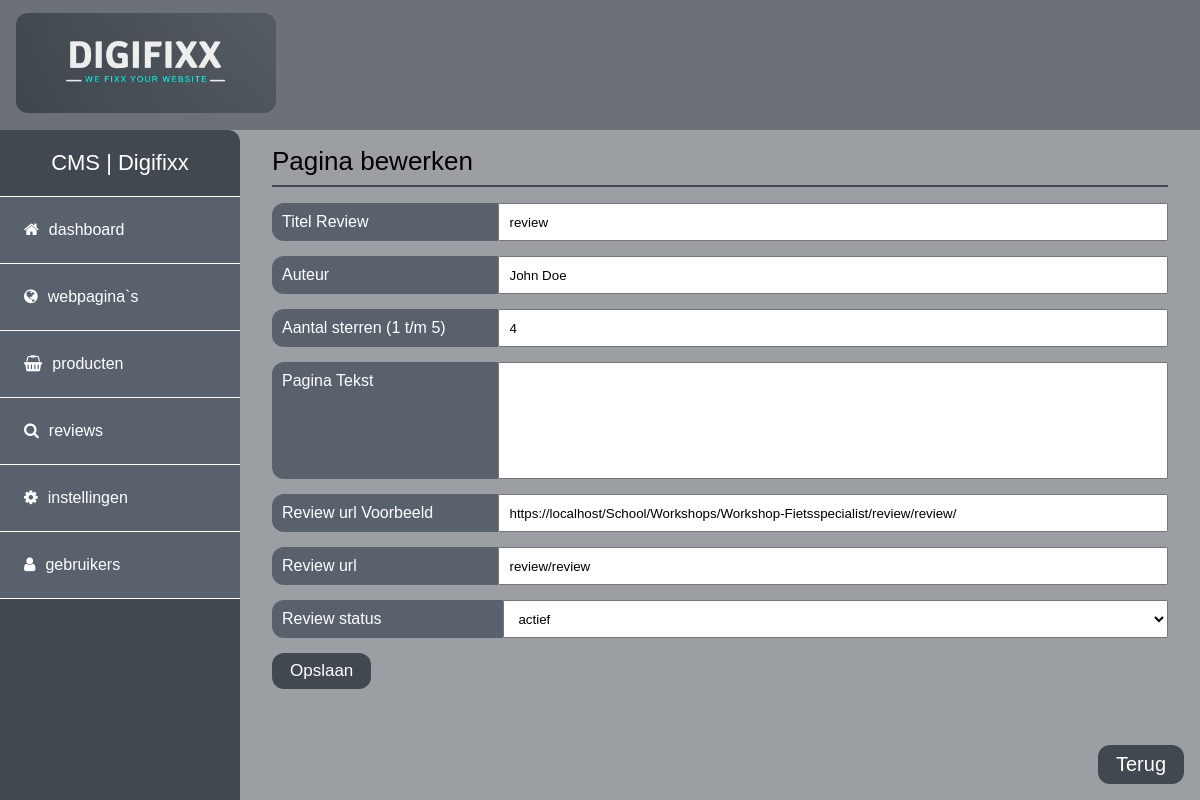
/cms/maincms.php?page=review_bewerken&id=4 (signed in), run on an earlier commit of the app's database.
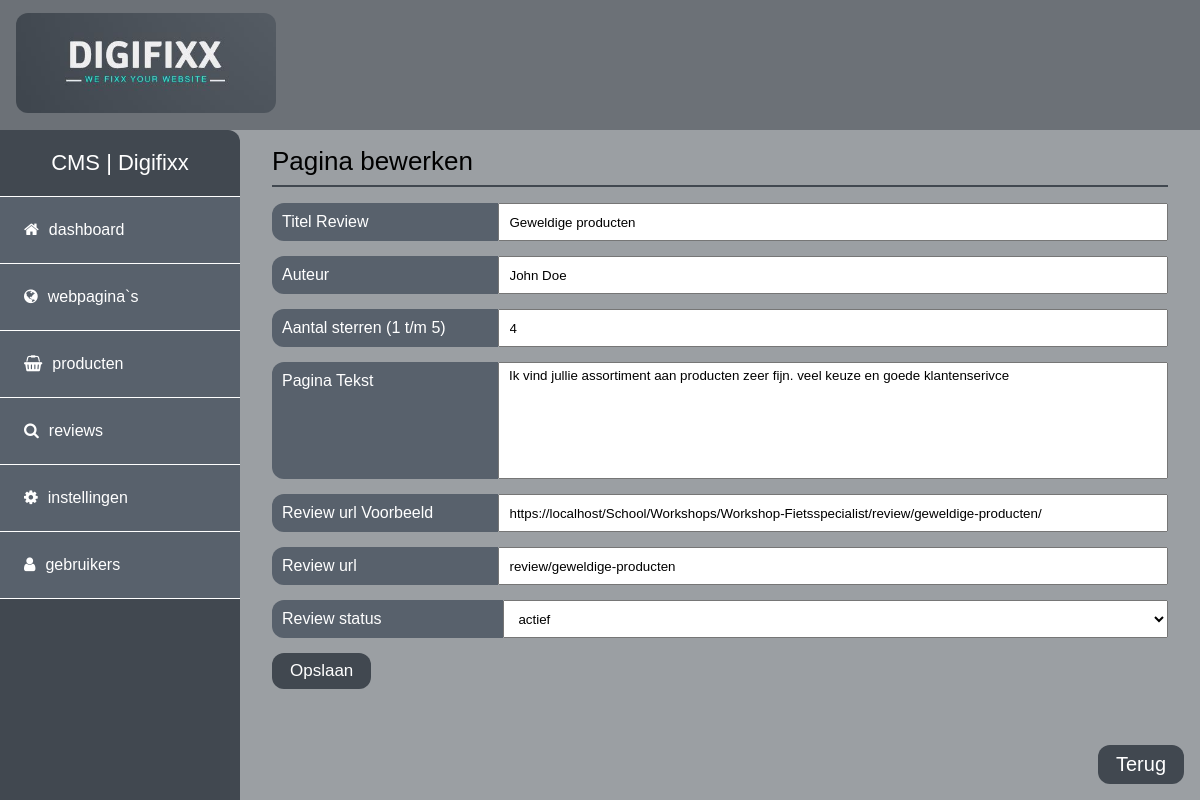
And on a later commit of the database.
### tables this page shows
CREATE TABLE `digifixx_reviews` (
  `id` int(11) NOT NULL,
  `titel` varchar(200) NOT NULL,
  `tekst` longtext NOT NULL,
  `auteur` varchar(200) NOT NULL,
  `aantal_sterren` int(11) DEFAULT NULL,
  `paginaurl` varchar(200) NOT NULL,
  `status` varchar(200) NOT NULL DEFAULT 'niet actief'
);

CREATE TABLE `digifixx_settings` (
  `id` int(11) NOT NULL,
  `weburl` text NOT NULL,
  `naamwebsite` varchar(100) NOT NULL
);

### cms/login/config.php (called while the page is built, shortened)
<?php
$mysqli = new mysqli(HOST, USER, PASSWORD, DATABASE);
$instellingen = $mysqli->query("SELECT * FROM digifixx_settings WHERE id = '1'") or die($mysqli->error.__LINE__);
$rowinstellingen = $instellingen->fetch_assoc();
if ($rowinstellingen['weburl'] <> "") { $url = $rowinstellingen['weburl']; }
else { $url = (isset($_SERVER['HTTPS']) ? "https" : "http") . "://$_SERVER[HTTP_HOST]"."/~".$ftpuser; }
?>

### cms/maincms.php (the view, shortened to what this page needs)
<?php
include 'login/config.php';
$urlCMS = $url."cms";
if(!isset($_GET['uitloggen'])){
?>
<!DOCTYPE html>
<html lang="en">
<head>
    <link rel="stylesheet" href="<?=$urlCMS;?>/css/cmsStyle.css">
    <link rel="stylesheet" href="<?=$urlCMS;?>/font-awesome/css/font-awesome.min.css">
</head>
<body>
    <header><?php include ('php/menu.php'); ?></header>
    <main>
        <aside><?php include ('php/hoofdmenu.php'); ?></aside>
        <article>
        <?php  if (!isset($_GET['page'])) {
            include('php/dashboard.php');
        } else if(str_contains($_GET['page'], '?')){
            $pageIndicator = explode("?", $_GET['page']);
            include('php/'.$pageIndicator[0].'.php?'.$pageIndicator[1]);
        } else if(str_contains($_GET['page'], '?') && str_contains($_GET['page'], '&')){
            $pageIndicator2 = explode("?", $_GET['page']);
            $pageIndicator3 = explode("&", $_GET['page']);
            include('php/'.$pageIndicator2[0].'.php?'.$pageIndicator2[1].''.$pageIndicator3[0].''.$pageIndicator3[1]);
        } else {
            include('php/'.$_GET['page'].'.php');
        } ?>
        <span class="TerugBtn" onclick="history.back();">Terug</span>
        </article>
    </main>
</body>
</html>
<?php } else {
    header ($urlCMS.'/index.php');
} ?>

### cms/php/review_bewerken.php (shortened to what this page needs)
<?php
$sqlReviews = $mysqli -> prepare("SELECT id, titel, auteur, tekst, aantal_sterren, paginaurl, status FROM digifixx_reviews WHERE id = ? ORDER BY id") or die ($mysqli->error.__LINE__);
$reviewID = $_GET['id'];
$sqlReviews->bind_param('i',$reviewID);
$sqlReviews->execute();
$sqlReviews->store_result();
$sqlReviews->bind_result($idReviews, $titelReviews, $auteurReviews, $tekstReviews, $sterrenReviews, $urlReviews, $statusReviews);
?>
<section id="PaginaBewerken">
    <div class="left">
        <div class="title">Pagina bewerken</div>
        <form action="?page=review_bewerken&id=<?=$_GET['id'];?>&opslaan=ja" method="POST">
            <div class="form-group">
                <label for="titel">Titel Review</label>
                <input type="text" value="<?=$titelReviews;?>" name="titel" id="titel">
            </div>
            <div class="form-group">
                <label for="auteur">Auteur</label>
                <input type="text" value="<?=$auteurReviews;?>" name="auteur" id="auteur">
            </div>
            <div class="form-group">
                <label for="sterren">Aantal sterren (1 t/m 5)</label>
                <input type="number" value="<?=$sterrenReviews;?>" min="1" max="5" name="sterren" id="sterren">
            </div>
            <div class="form-group">
                <label for="tekst">Pagina Tekst</label>
                <textarea name="tekst" id="tekst" rows="7"><?=$tekstReviews;?></textarea>
            </div>
            <div class="form-group">
                <label for="">Review url Voorbeeld</label>
                <input type="text" value="<?=$url;?><?=$urlReviews;?>/" readonly>
            </div>
            <div class="form-group">
                <label for="paginaurl">Review url</label>
                <input type="text" value="<?=$urlReviews;?>" name="paginaurl" id="paginaurl">
            </div>
            <div class="form-group">
                <label for="status">Review status</label>
                <select name="status" id="status">
                    <option value="<?=$statusReviews;?>"><?=$statusReviews;?></option>
                </select>
            </div>
            <input class="btn" type="submit" value="Opslaan">
        </form>
    </div>
</section>

What changed in the data, as far as the page shows it:
changed digifixx_reviews "John Doe": titel "review" → "Geweldige producten"; tekst (not shown) → "Ik vind jullie assortiment aan producten zeer fijn. veel keuze en goede klantenserivce"; paginaurl "review/review" → "review/geweldige-producten"
changed through a linked row, digifixx_settings: weburl.paginaurl "https://localhost/School/Workshops/Workshop-Fietsspecialist/review/review/" → "https://localhost/School/Workshops/Workshop-Fietsspecialist/review/geweldige-producten/"
